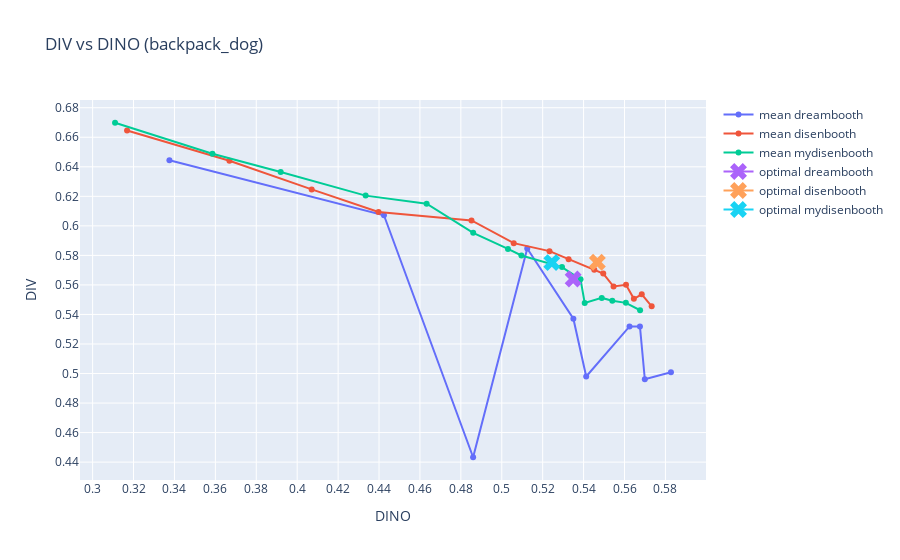

This figure's notebook cell:
### Code cell
make_super_versus_plot(concept='backpack_dog', metric1='DIV', metric2='DINO').show()

### Figure 1 — Plotly figure (JSON) as saved in the notebook; plotly's stock layout.template omitted (floating-point values rounded to 4 significant figures)
{"data": [{"hovertemplate": "DINO=%{x}<br>DIV=%{y}<extra></extra>", "legendgroup": "", "marker": {"color": "#636efa", "symbol": "circle"}, "mode": "lines+markers", "name": "mean dreambooth", "orientation": "v", "showlegend": true, "type": "scatter", "x": [0.3375, 0.4424, 0.486, 0.5125, 0.535, 0.5413, 0.5624, 0.5675, 0.5699, 0.5827], "xaxis": "x", "y": [0.6445, 0.6072, 0.4433, 0.5847, 0.5371, 0.498, 0.5319, 0.5319, 0.4961, 0.5008], "yaxis": "y"}, {"mode": "lines+markers", "name": "mean disenbooth", "showlegend": true, "type": "scatter", "x": [0.3168, 0.3669, 0.4071, 0.4397, 0.4852, 0.5059, 0.5233, 0.5327, 0.5452, 0.5496, 0.5546, 0.5607, 0.5646, 0.5684, 0.5733], "y": [0.6645, 0.6441, 0.6247, 0.6094, 0.6037, 0.5883, 0.5829, 0.5774, 0.5702, 0.5677, 0.5589, 0.5601, 0.5506, 0.5536, 0.5455]}, {"mode": "lines+markers", "name": "mean mydisenbooth", "showlegend": true, "type": "scatter", "x": [0.311, 0.3586, 0.3919, 0.4335, 0.4633, 0.486, 0.503, 0.5096, 0.5294, 0.5385, 0.5405, 0.5489, 0.554, 0.5607, 0.5676], "y": [0.6698, 0.6488, 0.6365, 0.6205, 0.615, 0.5953, 0.5844, 0.5799, 0.5721, 0.5638, 0.5478, 0.5512, 0.5493, 0.5479, 0.5429]}, {"marker": {"size": 15, "symbol": "x"}, "name": "optimal dreambooth", "type": "scatter", "x": [0.5349], "y": [0.564]}, {"marker": {"size": 15, "symbol": "x"}, "name": "optimal disenbooth", "type": "scatter", "x": [0.5467], "y": [0.5754]}, {"marker": {"size": 15, "symbol": "x"}, "name": "optimal mydisenbooth", "type": "scatter", "x": [0.5245], "y": [0.5751]}], "layout": {"autosize": true, "legend": {"tracegroupgap": 0}, "title": {"text": "DIV vs DINO (backpack_dog)"}, "xaxis": {"anchor": "y", "autorange": true, "domain": [0, 1], "nticks": 20, "range": [0.2943, 0.5993], "title": {"text": "DINO"}, "type": "linear"}, "yaxis": {"anchor": "x", "autorange": true, "domain": [0, 1], "nticks": 15, "range": [0.4246, 0.6885], "title": {"text": "DIV"}, "type": "linear"}}}
